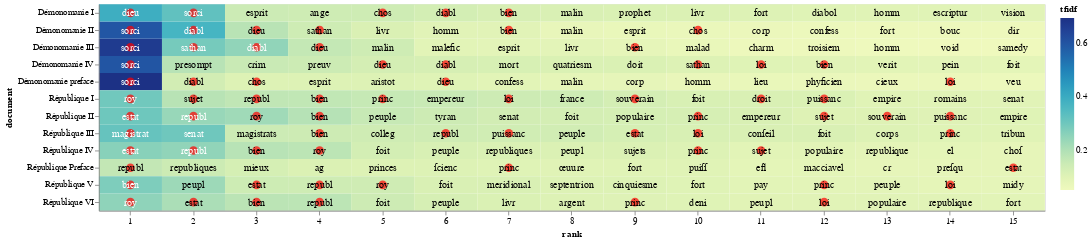

The code cell stored with this chart in its notebook:
### Code cell
import altair as alt
import numpy as np

# Get the custom stopword list from the user
stop_words = get_stopwords()

# Function to select an .xlsx file
def select_xlsx_file():
    cwd = os.getcwd()
    xlsx_files = sorted([f for f in os.listdir(cwd) if f.endswith('.xlsx')])
    
    if not xlsx_files:
        print("No XLSX files found in the current working directory.")
        return None

    print("Available XLSX files:")
    for i, file in enumerate(xlsx_files):
        print(f"{i + 1}. {file}")

    choice_input = input("Select an XLSX file number to read as top_tfidf (default is 1): ").strip()
    choice = int(choice_input) - 1 if choice_input.isdigit() else 0
    if choice < 0 or choice >= len(xlsx_files):
        print("Invalid choice.")
        return None

    return xlsx_files[choice]

# Prompt user to select an .xlsx file
xlsx_file = select_xlsx_file()
if xlsx_file:
    top_tfidf = pd.read_excel(xlsx_file)
    
    # Extract the stem of the selected XLSX file
    xlsx_stem = Path(xlsx_file).stem

    # Prompt user to truncate groups with default value as 'no'
    truncate_groups = input("Do you want to truncate the plot by only including certain groups? (yes/no, default is no): ").strip().lower() or 'no'
    if truncate_groups == 'yes':
        available_groups = top_tfidf['document'].unique()
        print("Available groups (documents) with index numbers:")
        for i, group in enumerate(available_groups):
            print(f"{i + 1}. {group}")

        selected_groups = input("Enter the index numbers of the groups to include (e.g., 1,2,3 or 1-3): ").strip()
        selected_indexes = []

        # Split the input by commas to handle both individual values and ranges
        for part in selected_groups.split(','):
            if '-' in part:
                start_index, end_index = map(int, part.split('-'))
                selected_indexes.extend(range(start_index, end_index + 1))
            else:
                selected_indexes.append(int(part))

        # Convert selected indexes to groups
        selected_groups = [available_groups[i - 1] for i in selected_indexes]

        # Filter the DataFrame
        top_tfidf = top_tfidf[top_tfidf['document'].isin(selected_groups)]

    # Remove '_corrected' from the 'document' labels
    top_tfidf['document'] = top_tfidf['document'].str.replace('_corrected', '')
    top_tfidf['document'] = top_tfidf['document'].str.replace('Repair', '')
    top_tfidf['document'] = top_tfidf['document'].str.replace('_lemmatized', '')
    top_tfidf['document'] = top_tfidf['document'].str.replace('_stemmed', '')

    # Prompt user to limit the number of words displayed in each group
    limit_words = input("Do you want to limit the number of words displayed in each group? (yes/no, default is yes): ").strip().lower() or 'yes'
    if limit_words == 'yes':
        max_words = int(input("Enter the maximum number of words to display per group: ").strip())
        top_tfidf['rank'] = top_tfidf.groupby('document')['tfidf'].rank("first", ascending=False)
        top_tfidf = top_tfidf[top_tfidf['rank'] <= max_words]

    # Prompt user to choose whether to use a preset list of terms, specify custom terms, or enter a blank list
    print("1. Use preset list of terms")
    print("2. Specify custom terms")
    print("3. Enter a blank list")
    term_choice_input = input("Enter your choice (1, 2, or 3), default is 1: ").strip()
    term_choice = int(term_choice_input) if term_choice_input.isdigit() else 1


    preset_terms = ['bien', 'cayer', 'céan', 'chambr', 'chos', 'conseil', 'conseiller', 'court',
                    'déni', 'diabl', 'dieu', 'divin', 'droit', 'édict', 'églis', 'estat', 'héres',
                    'judg', 'jug', 'justic', 'loi', 'majest', 'magistrat', 'offic', 'ordon',
                    'parlement', 'paix', 'princ', 'puissanc',
                    'réform', 'religion', 'republ', 'ressort', 'roy', 'royaum',
                    'sathan', 'sorc', 'sorci', 'souverain', 'souverainet', 'sujet']
    if term_choice == 1:
        term_list = preset_terms
    elif term_choice == 2:
        user_terms = input("Enter a list of words separated by commas for highlighting (e.g., war, peace): ")
        term_list = [term.strip() for term in user_terms.split(",")]
    else:
        term_list = []

    # Prompt user for a filename to save the PNG file
    file_name = input("Enter a filename (without extension) to save the visualization: ")
    output_file = f"{file_name}.png"

    # Prompt user to specify the width of the chart
    chart_width_input = input("Enter the chart width (default is 600): ").strip()
    chart_width = int(chart_width_input) if chart_width_input.isdigit() else 600

    # Adding a little randomness to break ties in term ranking
    top_tfidf_plusRand = top_tfidf.copy()
    top_tfidf_plusRand['tfidf'] = top_tfidf_plusRand['tfidf'] + np.random.rand(top_tfidf.shape[0]) * 0.0001

    # Base chart for all visualizations, with rank calculation
    base = alt.Chart(top_tfidf_plusRand).encode(
        x=alt.X('rank:O', axis=alt.Axis(labelAngle=0)),  # Set labelAngle to horizontal (0 degrees)
        y='document:N'
    ).transform_window(
        rank="rank()",
        sort=[alt.SortField("tfidf", order="descending")],
        groupby=["document"]
    )

    # Heatmap specification
    heatmap = base.mark_rect().encode(
        color='tfidf:Q'
    )

    # Red circle over terms in the entered list
    circle = base.mark_circle(size=100).encode(
        color=alt.condition(
            alt.FieldOneOfPredicate(field='term', oneOf=term_list),
            alt.value('red'),
            alt.value('#FFFFFF00')
        )
    )

    # Text labels, white for darker heatmap colors
    text = base.mark_text(baseline='middle', fontSize=12).encode(
        text='term:N',
        color=alt.condition(alt.datum.tfidf >= 0.23, alt.value('white'), alt.value('black'))
    )

    # Combine the heatmap, circle, and text
    final_chart = alt.layer(heatmap, circle, text).properties(width=chart_width)

    # Display the chart in Jupyter Lab
    final_chart.display()

    # Save the chart as a PNG file using the base Altair package
    try:
        final_chart.save(output_file)
        print(f"Visualization saved as {output_file} in the current directory.")
    except Exception as e:
        print(f"Error saving visualization: {e}")
else:
    print("No valid XLSX file selected.")

### Figure 1 — Vega-Lite specification as saved in the notebook (floating-point values rounded to 4 significant figures; data arrays with more than 128 entries replaced by an {"elided": "..."} marker saying what was removed)
{"config": {"view": {"continuousWidth": 300, "continuousHeight": 300}}, "layer": [{"mark": {"type": "rect"}, "encoding": {"color": {"field": "tfidf", "type": "quantitative"}, "x": {"axis": {"labelAngle": 0}, "field": "rank", "type": "ordinal"}, "y": {"field": "document", "type": "nominal"}}, "transform": [{"window": [{"op": "rank", "field": "", "as": "rank"}], "groupby": ["document"], "sort": [{"field": "tfidf", "order": "descending"}]}]}, {"mark": {"type": "circle", "size": 100}, "encoding": {"color": {"condition": {"test": {"field": "term", "oneOf": ["bien", "cayer", "céan", "chambr", "chos", "conseil", "conseiller", "court", "déni", "diabl", "dieu", "divin", "droit", "édict", "églis", "estat", "héres", "judg", "jug", "justic", "loi", "majest", "magistrat", "offic", "ordon", "parlement", "paix", "princ", "puissanc", "réform", "religion", "republ", "ressort", "roy", "royaum", "sathan", "sorc", "sorci", "souverain", "souverainet", "sujet"]}, "value": "red"}, "value": "#FFFFFF00"}, "x": {"axis": {"labelAngle": 0}, "field": "rank", "type": "ordinal"}, "y": {"field": "document", "type": "nominal"}}, "transform": [{"window": [{"op": "rank", "field": "", "as": "rank"}], "groupby": ["document"], "sort": [{"field": "tfidf", "order": "descending"}]}]}, {"mark": {"type": "text", "baseline": "middle", "fontSize": 12}, "encoding": {"color": {"condition": {"test": "(datum.tfidf >= 0.23)", "value": "white"}, "value": "black"}, "text": {"field": "term", "type": "nominal"}, "x": {"axis": {"labelAngle": 0}, "field": "rank", "type": "ordinal"}, "y": {"field": "document", "type": "nominal"}}, "transform": [{"window": [{"op": "rank", "field": "", "as": "rank"}], "groupby": ["document"], "sort": [{"field": "tfidf", "order": "descending"}]}]}], "data": {"name": "data-f5216ace56573e087655a4aa53bef671"}, "width": 1100, "$schema": "https://vega.github.io/schema/vega-lite/v5.20.1.json", "datasets": {"data-f5216ace56573e087655a4aa53bef671": {"elided": "180 records"}}}
